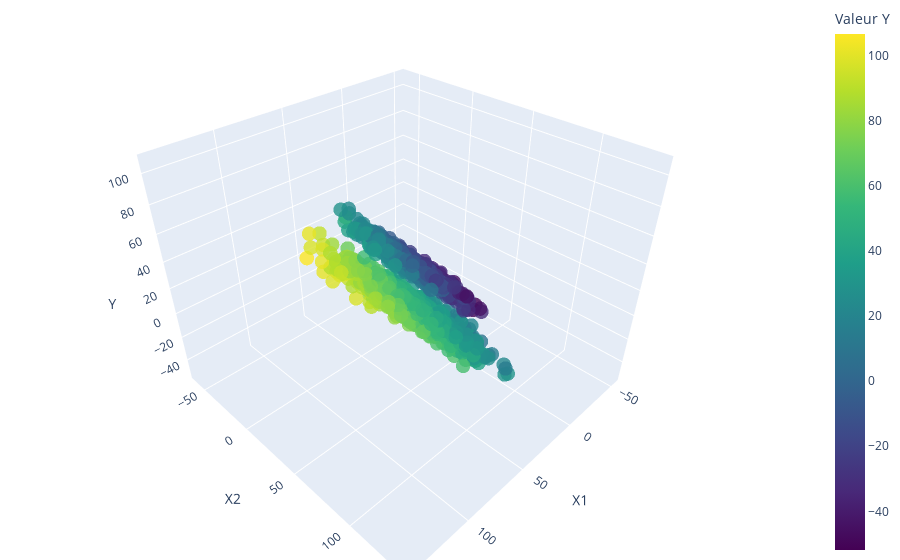

The notebook cell this image was saved under:
### Code cell
plot_3d_points(np.concatenate([X,X_eval], axis=0),np.concatenate([Y,Y_eval], axis=0))

### Figure 1 — Plotly figure (JSON) as saved in the notebook; plotly's stock layout.template omitted (floating-point values rounded to 4 significant figures; data arrays with more than 128 entries replaced by an {"elided": "..."} marker saying what was removed)
{"data": [{"marker": {"color": {"elided": "2000 float values"}, "colorbar": {"title": {"text": "Valeur Y"}}, "colorscale": [[0, "#440154"], [0.1111, "#482878"], [0.2222, "#3e4989"], [0.3333, "#31688e"], [0.4444, "#26828e"], [0.5556, "#1f9e89"], [0.6667, "#35b779"], [0.7778, "#6ece58"], [0.8889, "#b5de2b"], [1, "#fde725"]], "opacity": 0.8, "size": 5}, "mode": "markers", "type": "scatter3d", "x": {"elided": "2000 float values"}, "y": {"elided": "2000 float values"}, "z": {"elided": "2000 float values"}}], "layout": {"margin": {"b": 0, "l": 0, "r": 0, "t": 0}, "scene": {"xaxis": {"title": {"text": "X1"}}, "yaxis": {"title": {"text": "X2"}}, "zaxis": {"title": {"text": "Y"}}}}}
